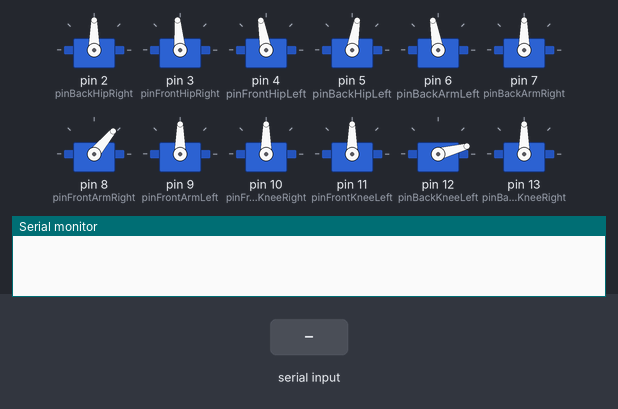
Simulated run of this sketch. Board: Arduino Uno, built with avr-gcc and run on an emulated ATmega328P. Shown: 12 × servo, the last lines printed to the serial monitor. The inputs (shaded band) are chosen by the test bench.

Above: at 1.2 s.
1.3 s: "walk 90\n" received over Serial
At 1.83 s:
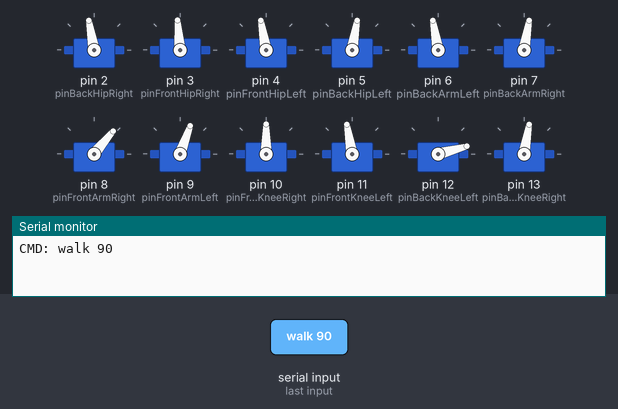
At 3.95 s:
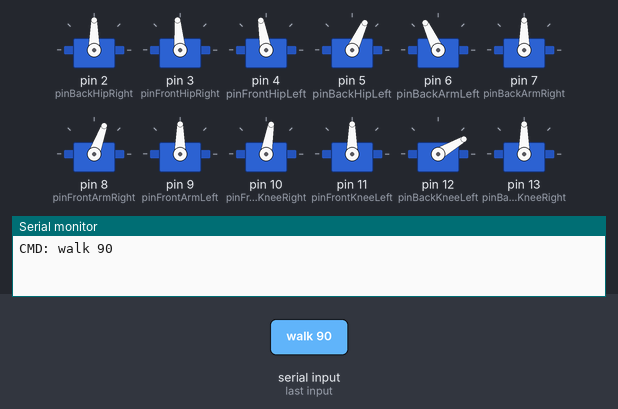
Timing chart, 0 to 13.3 s (numbered marks = the images above; inputs shaded):
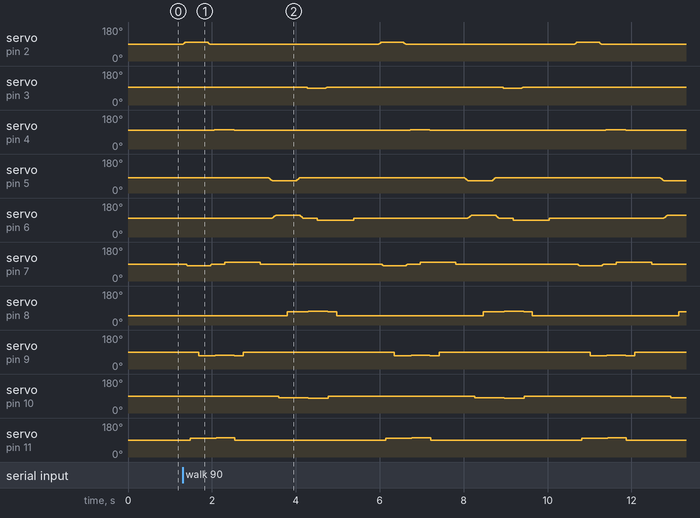

Measured:
- after the input at 1.3 s, servo on pin 2 (pinBackHipRight): 90° → 91° at once, then repeats every 4.7 s: 95° 0.02 s, 99° 0.02 s, 100° 0.51 s, 99° 0.02 s, 95° 0.02 s, 91° 0.02 s, 90° 4.0 s, 91° 0.02 s; servo on pin 3 (pinFrontHipRight): alternates 95° for 4.2 s and 90° for 0.46 s, starting after 3.0 s

The sketch:

modwalk.ino
```cpp
#include <Servo.h>
#include <Wire.h>
#include <Adafruit_Sensor.h>
#include <Adafruit_BNO055.h>
#include <utility/imumaths.h>
#include <math.h>

Adafruit_BNO055 bno = Adafruit_BNO055(55);

Servo backHipRight;
Servo frontHipRight;
Servo frontHipLeft;
Servo backHipLeft;

const int L1 = 75;
const int L2 = 80;

Servo backArmLeft;
Servo backArmRight;
Servo frontArmRight;
Servo frontArmLeft;

Servo frontKneeRight;
Servo frontKneeLeft;
Servo backKneeLeft;
Servo backKneeRight;

struct ServoMap {
  const char* name;
  int angle;
};

ServoMap config[] = {
  {"backHipRight", 90},
  {"frontHipRight", 95},
  {"frontHipLeft", 100},
  {"backHipLeft", 80},
  {"backArmLeft", 100},
  {"backArmRight", 90},
  {"frontArmRight", 50},
  {"frontArmLeft", 90},
  {"frontKneeRight", 90},
  {"frontKneeLeft", 90},
  {"backKneeLeft", 15},
  {"backKneeRight", 90}
};

const int NUM_SERVOS = sizeof(config)/sizeof(config[0]);

int currentAngle[NUM_SERVOS];

const int pinBackHipRight = 2;
const int pinFrontHipRight = 3;
const int pinFrontHipLeft = 4;
const int pinBackHipLeft = 5;

const int pinBackArmLeft = 6;
const int pinBackArmRight = 7;
const int pinFrontArmRight = 8;
const int pinFrontArmLeft = 9;

const int pinFrontKneeRight = 10;
const int pinFrontKneeLeft = 11;
const int pinBackKneeLeft = 12;
const int pinBackKneeRight = 13;

bool setServoAngle(String name, int angle);
void applyConfig();


int getCurrentAngle(const char* name) {
  for (int i = 0; i < NUM_SERVOS; i++) {
    if (strcmp(config[i].name, name) == 0) {
      return currentAngle[i];
    }
  }
  return 90;
}

bool setServoAngle(String name, int angle) {

  // Move servo
  if      (name == "backHipRight")  backHipRight.write(angle);
  else if (name == "frontHipRight") frontHipRight.write(angle);
  else if (name == "frontHipLeft")  frontHipLeft.write(angle);
  else if (name == "backHipLeft")   backHipLeft.write(angle);
  else if (name == "backArmLeft")   backArmLeft.write(angle);
  else if (name == "backArmRight")  backArmRight.write(angle);
  else if (name == "frontArmRight") frontArmRight.write(angle);
  else if (name == "frontArmLeft")  frontArmLeft.write(angle);
  else if (name == "frontKneeRight") frontKneeRight.write(angle);
  else if (name == "frontKneeLeft")  frontKneeLeft.write(angle);
  else if (name == "backKneeLeft")   backKneeLeft.write(angle);
  else if (name == "backKneeRight")  backKneeRight.write(angle);
  else return false;

  for (int i = 0; i < NUM_SERVOS; i++) {
    if (strcmp(config[i].name, name.c_str()) == 0) {
      currentAngle[i] = angle;
      break;
    }
  }

  return true;
}

void applyConfig() {
  for (int i = 0; i < NUM_SERVOS; i++) {
    setServoAngle(config[i].name, config[i].angle);
  }
}

int getConfigAngle(const char* name) {
  for (int i = 0; i < NUM_SERVOS; i++) {
    if (strcmp(config[i].name, name) == 0) {
      return config[i].angle;
    }
  }
  return 90;
}

void setGradualServo(String servo, int current, int angle, int delayTime, int offset) {
  int diff = angle - current;
  int stepDir = (diff >= 0) ? 1 : -1;
  int steps = abs(diff) / offset;

  for (int i = 0; i <= steps; i++) {
    int newAngle = current + stepDir * i * offset;
    setServoAngle(servo, newAngle);
    delay(delayTime);
  }

  setServoAngle(servo, angle);
}

void shiftCOM(String legName, int offset, int delayTime = 5) {

  if (legName == "frontLeft") {
    setGradualServo("frontHipLeft",  getCurrentAngle("frontHipLeft"),  getCurrentAngle("frontHipLeft")  + offset/2, delayTime, 1);
    setGradualServo("frontArmLeft",  getCurrentAngle("frontArmLeft"),  getCurrentAngle("frontArmLeft")  + offset/2, delayTime, 1);
    setGradualServo("frontKneeLeft",  getCurrentAngle("frontKneeLeft"),  getCurrentAngle("frontKneeLeft")  + offset/2, delayTime, 1);
  }

  else if (legName == "frontRight") {
    setGradualServo("frontHipRight", getCurrentAngle("frontHipRight"), getCurrentAngle("frontHipRight") - offset, delayTime, 1);
    setGradualServo("frontArmRight",  getCurrentAngle("frontArmRight"),  getCurrentAngle("frontArmRight")  + offset/2, delayTime, 1);
    setGradualServo("frontKneeRight",  getCurrentAngle("frontKneeRight"),  getCurrentAngle("frontKneeRight")  - offset/2, delayTime, 1);


  }

  else if (legName == "backLeft") {
    setGradualServo("backHipLeft",   getCurrentAngle("backHipLeft"),   getCurrentAngle("backHipLeft")   - offset, delayTime, 1);
    setGradualServo("backArmLeft",   getCurrentAngle("backArmLeft"),   getCurrentAngle("backArmLeft")   + offset, delayTime, 1);
    setGradualServo("backKneeLeft",   getCurrentAngle("backKneeLeft"),   getCurrentAngle("backKneeLeft")   + offset, delayTime, 1);
  }

  else if (legName == "backRight") {
    setGradualServo("backHipRight",  getCurrentAngle("backHipRight"),  getCurrentAngle("backHipRight")  + offset, delayTime, 1);
    setGradualServo("backArmRight",   getCurrentAngle("backArmRight"),   getCurrentAngle("backArmRight")   - offset, delayTime, 1);
    setGradualServo("backKneeRight",   getCurrentAngle("backKneeRight"),   getCurrentAngle("backKneeRight")   - offset, delayTime, 1);

  }
}

void walkForward(int steps, int delayTime, int dxFrontKnee, int dxBackKnee, int dxFrontArm, int dxBackArm) {
  for (int i = 0; i < steps; i++) {

    shiftCOM("backRight", 10);
    setServoAngle("frontKneeLeft", getCurrentAngle("frontKneeLeft") + dxFrontKnee);
    delay(delayTime);
    setServoAngle("frontArmLeft", getCurrentAngle("frontArmLeft") - dxFrontArm);
    delay(delayTime);
    shiftCOM("backRight", -10);

    shiftCOM("frontLeft", 5);
    setServoAngle("backKneeRight", getCurrentAngle("backKneeRight") - dxBackKnee);
    delay(delayTime);
    setServoAngle("backArmRight", getCurrentAngle("backArmRight") + dxBackArm);
    delay(delayTime);
    shiftCOM("frontLeft", -5);

    setServoAngle("frontKneeLeft", getConfigAngle("frontKneeLeft"));
    delay(delayTime);
    setServoAngle("frontArmLeft", getConfigAngle("frontArmLeft"));
    delay(delayTime);
    setServoAngle("backKneeRight", getConfigAngle("backKneeRight"));
    delay(delayTime);
    setServoAngle("backArmRight", getConfigAngle("backArmRight"));
    delay(delayTime);


    shiftCOM("backLeft", 15);
    setServoAngle("frontKneeRight", getCurrentAngle("frontKneeRight") - dxFrontKnee);
    delay(delayTime);
    setServoAngle("frontArmRight", getCurrentAngle("frontArmRight") + dxFrontArm);
    delay(delayTime);
    shiftCOM("backLeft", -15);

    shiftCOM("frontRight", 5);
    setServoAngle("backKneeLeft", getCurrentAngle("backKneeLeft") + dxBackKnee);
    delay(delayTime);
    setServoAngle("backArmLeft", getCurrentAngle("backArmLeft") - dxBackArm);
    delay(delayTime);
    shiftCOM("frontRight", -5);

    setServoAngle("frontKneeRight", getConfigAngle("frontKneeRight"));
    delay(delayTime);
    setServoAngle("frontArmRight", getConfigAngle("frontArmRight"));
    delay(delayTime);
    setServoAngle("backKneeLeft", getConfigAngle("backKneeLeft"));
    delay(delayTime);
    setServoAngle("backArmLeft", getConfigAngle("backArmLeft"));
    delay(delayTime);

    delay(delayTime * 2);
  }
}

void setup() {
  Serial.begin(9600);
  while(!Serial);

  backHipRight.attach(pinBackHipRight);
  frontHipRight.attach(pinFrontHipRight);
  frontHipLeft.attach(pinFrontHipLeft);
  backHipLeft.attach(pinBackHipLeft);

  backArmLeft.attach(pinBackArmLeft);
  backArmRight.attach(pinBackArmRight);
  frontArmRight.attach(pinFrontArmRight);
  frontArmLeft.attach(pinFrontArmLeft);

  frontKneeRight.attach(pinFrontKneeRight);
  frontKneeLeft.attach(pinFrontKneeLeft);
  backKneeLeft.attach(pinBackKneeLeft);
  backKneeRight.attach(pinBackKneeRight);

  applyConfig();

  for (int i = 0; i < NUM_SERVOS; i++) {
    currentAngle[i] = config[i].angle;
  }

}

void handleSerial(String cmd) {
  Serial.println("CMD: " + cmd);

  if (cmd.startsWith("set ")) {
    cmd.remove(0, 4);
    int spaceIndex = cmd.indexOf(' ');
    if (spaceIndex == -1) {
      Serial.println("ERR: invalid set format");
      return;
    }
    String servo = cmd.substring(0, spaceIndex);
    int angle = cmd.substring(spaceIndex + 1).toInt();

    if (setServoAngle(servo, angle)) {
      Serial.println("OK SET " + servo + " = " + String(angle));
    } else {
      Serial.println("ERR: servo not found");
    }
  }

  else if (cmd.startsWith("get ")) {
    cmd.remove(0, 4);
    int angle = getCurrentAngle(cmd.c_str());
    Serial.println("ANGLE " + cmd + " = " + String(angle));
  }

  else if (cmd.startsWith("walk ")) {
    int steps = cmd.substring(5).toInt();
    walkForward(steps, 200, 10, 10, 20, 10);
    Serial.println("OK WALK " + String(steps));
  }

  else if (cmd == "reset") {
    applyConfig();
    Serial.println("OK RESET");
  }

  else if (cmd.startsWith("shift ")) {
    cmd.remove(0, 6); // remove "shift "
    int spaceIndex = cmd.indexOf(' ');
    if (spaceIndex == -1) {
      Serial.println("ERR: invalid shift format");
      return;
    }

    String leg = cmd.substring(0, spaceIndex);
    int offset = cmd.substring(spaceIndex + 1).toInt();

    shiftCOM(leg, offset);
    Serial.println("OK SHIFT " + leg + " by " + String(offset));
  }

  else if (cmd == "list") {
    for (int i = 0; i < NUM_SERVOS; i++) {
      Serial.println(String(config[i].name) + " = " + String(currentAngle[i]));
    }
  }

  else {
    Serial.println("ERR: unknown command");
  }

}

void loop() {
  if (Serial.available()) {
    String command = Serial.readStringUntil('\n');
    command.trim();
    handleSerial(command);
  }
}
```
